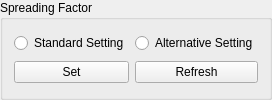
             <widget class="QGroupBox" name="spreadingFactorGroupBox">
              <property name="title">
               <string>Spreading Factor</string>
              </property>
              <layout class="QGridLayout" name="gridLayout_14">
               <item row="0" column="1">
                <widget class="QRadioButton" name="SatelliteConfig_SpreadingFactor_AlternativeSetting_RadioButton">
                 <property name="text">
                  <string>Alternative Setting</string>
                 </property>
                 <attribute name="buttonGroup">
                  <string notr="true">buttonGroup_13</string>
                 </attribute>
                </widget>
               </item>
               <item row="0" column="0">
                <widget class="QRadioButton" name="SatelliteConfig_SpreadingFactor_StandardSetting_RadioButton">
                 <property name="text">
                  <string>Standard Setting</string>
                 </property>
                 <attribute name="buttonGroup">
                  <string notr="true">buttonGroup_13</string>
                 </attribute>
                </widget>
               </item>
               <item row="1" column="0">
                <widget class="QPushButton" name="SatelliteConfig_SpreadingFactor_Set_Button">
                 <property name="text">
                  <string>Set</string>
                 </property>
                </widget>
               </item>
               <item row="1" column="1">
                <widget class="QPushButton" name="SatelliteConfig_SpreadingFactor_Refresh_Button">
                 <property name="text">
                  <string>Refresh</string>
                 </property>
                </widget>
               </item>
              </layout>
             </widget>
